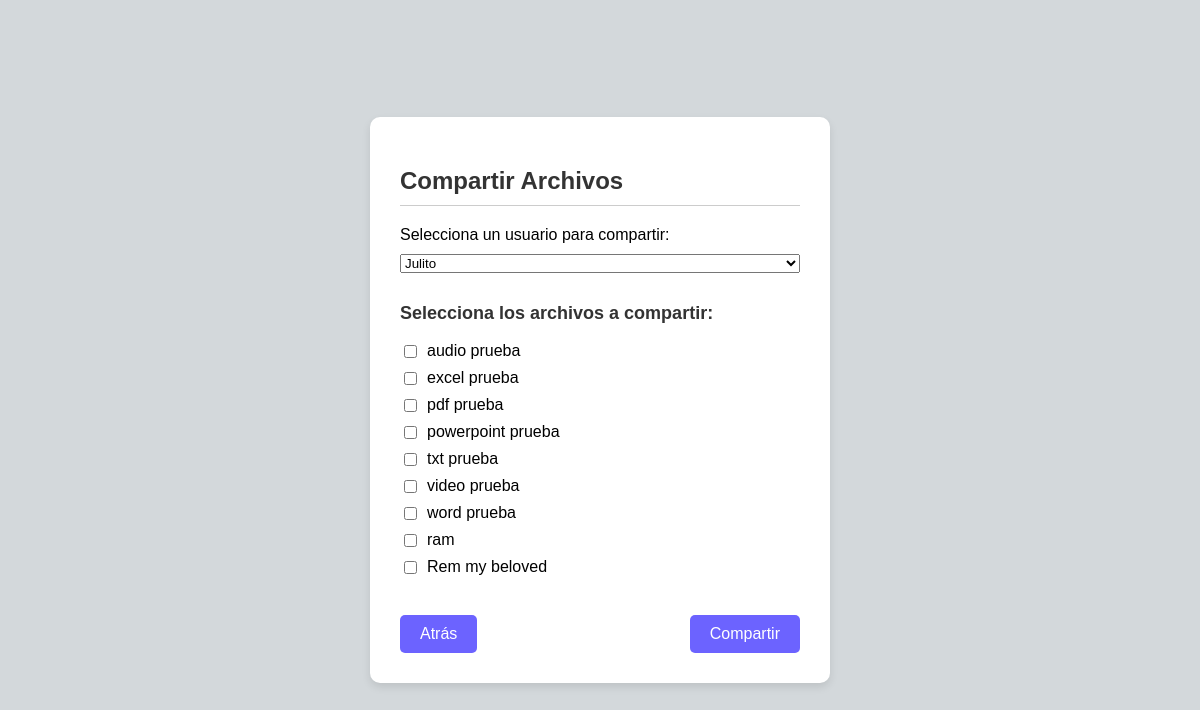
Page /compartir/ (signed in) on the committed database.
### app_media/models.py (models this page shows, shortened)
class Archivo(models.Model):
    nombre = models.CharField(max_length=50)
    archivo = models.FileField(upload_to=user_directory_path)
    usuario = models.ForeignKey(User, on_delete=models.CASCADE)
    tipo = models.CharField(max_length=50, blank=True)

### app_media/views.py (the view, shortened to what this page needs)
# urls.py: path('compartir/', compartir_archivo, name='compartir_archivo'),
@login_required
def compartir_archivo(request):
    archivos = Archivo.objects.filter(usuario=request.user)
    usuarios = User.objects.exclude(id=request.user.id)
    return render(request, 'compartir_archivo.html', {'archivos': archivos, 'usuarios': usuarios})

### app_media/templates/compartir_archivo.html (shortened to what this page needs)
{% load static %}
<!DOCTYPE html>
<html lang="es">
<head>
    <link rel="stylesheet" href="{% static 'css/compartir.css' %}">
</head>
<body>
    <div class="share-container">
        <h2>Compartir Archivos</h2>
        <hr>
        <form method="POST">
            <label for="destinatario">Selecciona un usuario para compartir:</label>
            <select name="destinatario" required>
                {% for usuario in usuarios %}
                    <option value="{{ usuario.id }}">{{ usuario.username }}</option>
                {% endfor %}
            </select>
            <h3>Selecciona los archivos a compartir:</h3>
            {% if archivos %}
                {% for archivo in archivos %}
                    <div class="checkbox-container">
                        <input type="checkbox" name="archivos" value="{{ archivo.id }}">
                        <span>{{ archivo.nombre }}</span>
                    </div>
                {% endfor %}
            {% else %}
                <p>No hay archivos para compartir.</p>
            {% endif %}
            <div class="button-container">
                <form action="{% url 'listar_archivos' %}" method="get">
                    <button type="submit">Atrás</button>
                </form>
                <button type="submit">Compartir</button>
            </div>
        </form>
    </div>
</body>
</html>

### static/css/compartir.css (style rules this page uses)
body { background-color: #d3d8db; font-family: 'Trebuchet MS', Helvetica, sans-serif; display: flex; justify-content: center; align-items: center; height: 100vh; margin: 0; }
.share-container { background-color: white; padding: 30px; border-radius: 10px; box-shadow: 0 4px 8px rgba(0, 0, 0, 0.1); width: 400px; text-align: left; position: relative; }
h2 { font-size: 24px; color: #333; margin-bottom: 10px; }
h3 { font-size: 18px; color: #333; margin-top: 20px; }
hr { border: 0; height: 1px; background-color: #ccc; margin-bottom: 20px; }
form { display: flex; flex-direction: column; }
label, select { margin-bottom: 10px; }
.checkbox-container { display: flex; align-items: center; margin-bottom: 8px; }
.checkbox-container input[type="checkbox"] { margin-right: 10px; }
button { padding: 10px 20px; border: none; background-color: #6c63ff; color: white; cursor: pointer; border-radius: 5px; font-size: 16px; }
.button-container { display: flex; justify-content: space-between; margin-top: 30px; }

### rows in the picture
Archivo: nombre "audio prueba"
Archivo: nombre "excel prueba"
Archivo: nombre "pdf prueba"
Archivo: nombre "powerpoint prueba"
Archivo: nombre "txt prueba"
Archivo: nombre "video prueba"
Archivo: nombre "word prueba"
Archivo: nombre "ram"
Archivo: nombre "Rem my beloved"

### other values in the picture
form field destinatario "Julito"
